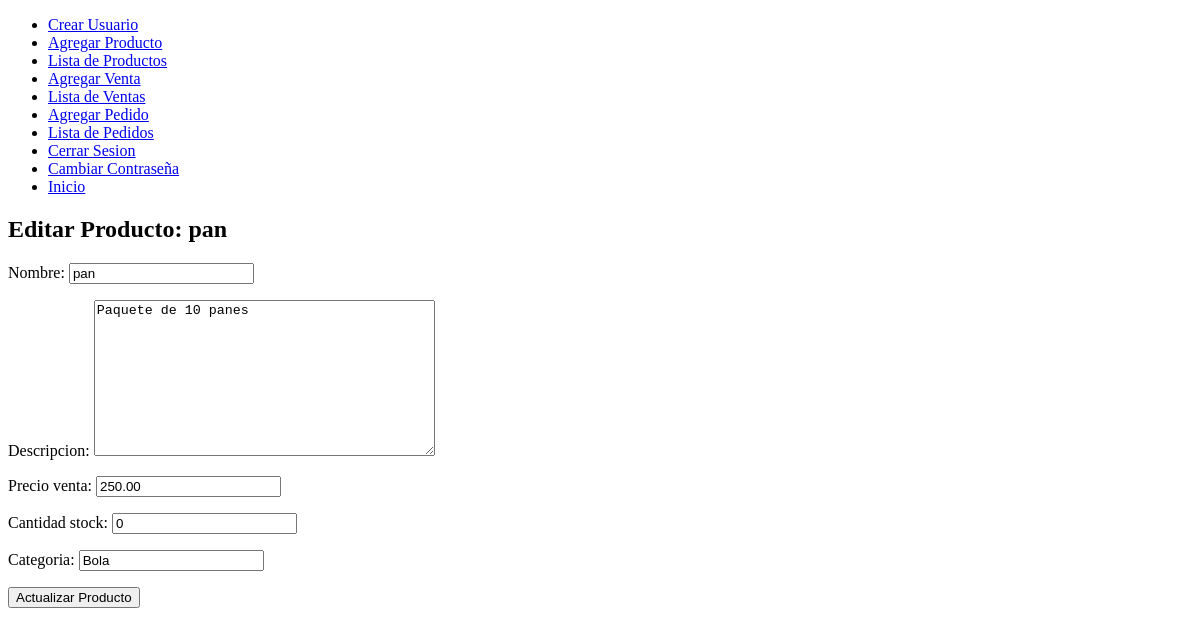
Page /editar_producto/3/ (signed in) on the earlier database version.
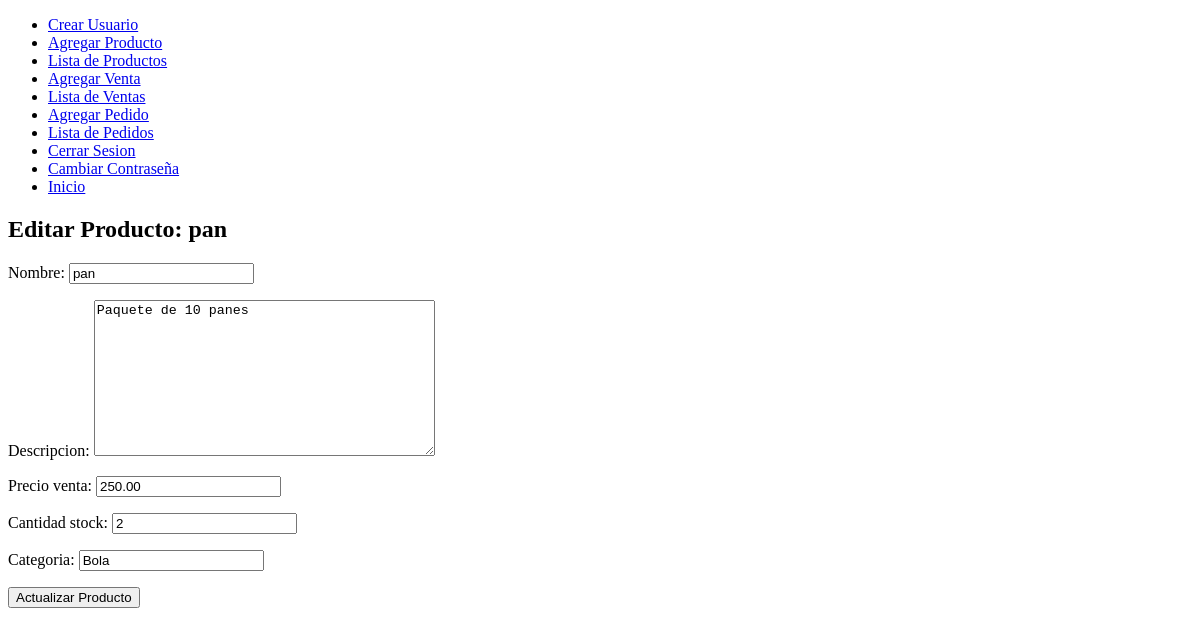
Same page on the later database version.
### app/models.py (models this page shows, shortened)
class Producto(models.Model):
    nombre = models.CharField(max_length=255)
    descripcion = models.TextField()
    precio_venta = models.DecimalField(max_digits=10, decimal_places=2)
    cantidad_stock = models.PositiveIntegerField(default=0)
    categoria = models.CharField(max_length=100, null=True, blank=True)

### app/views.py (the view)
# urls.py: path('editar_producto/<int:producto_id>/', views.editar_producto, name='editar_producto'),
@login_required
@user_passes_test(es_administrador)
def editar_producto(request, producto_id):
    producto = get_object_or_404(Producto, id=producto_id)
    if request.method == 'POST':
        form = ProductoForm(request.POST, instance=producto)
        if form.is_valid():
            form.save()
            messages.success(request, "Producto actualizado exitosamente!")
            return redirect('lista_productos')  # Redirige a la lista de productos
    else:
        form = ProductoForm(instance=producto)
    return render(request, 'editar_producto.html', {'form': form, 'producto': producto})

### app/forms.py
class ProductoForm(forms.ModelForm):
    class Meta:
        model = Producto
        fields = ['nombre', 'descripcion', 'precio_venta', 'cantidad_stock', 'categoria']

### app/views.py (called while the page is built)
def es_administrador(user):
    return user.is_superuser

### punto_de_venta/templates/editar_producto.html (shortened to what this page needs)
{% extends 'base.html' %}
{% block content %}
  <h2>Editar Producto: {{ producto.nombre }}</h2>
  <form method="POST">
    {{ form.as_p }}
    <button type="submit">Actualizar Producto</button>
  </form>
{% endblock %}

Differences in the rows shown:
changed Producto "pan": cantidad_stock "0" → "2"
